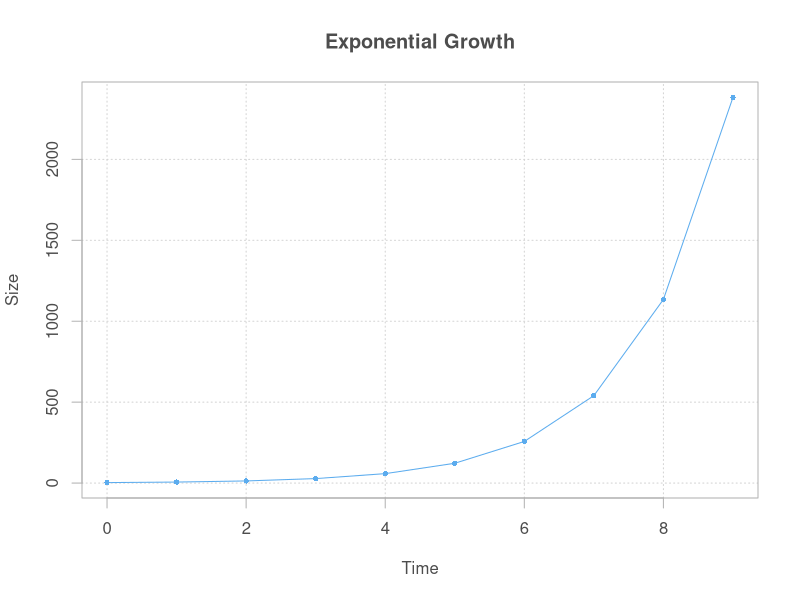
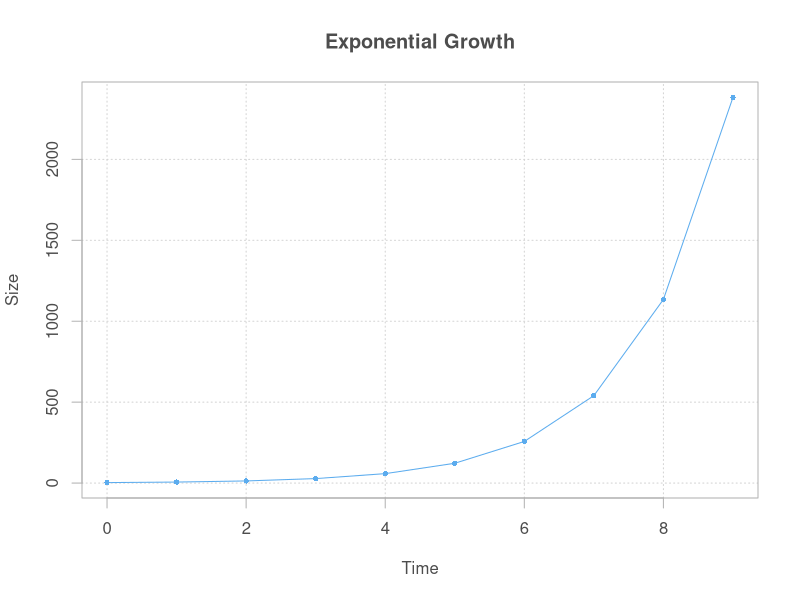
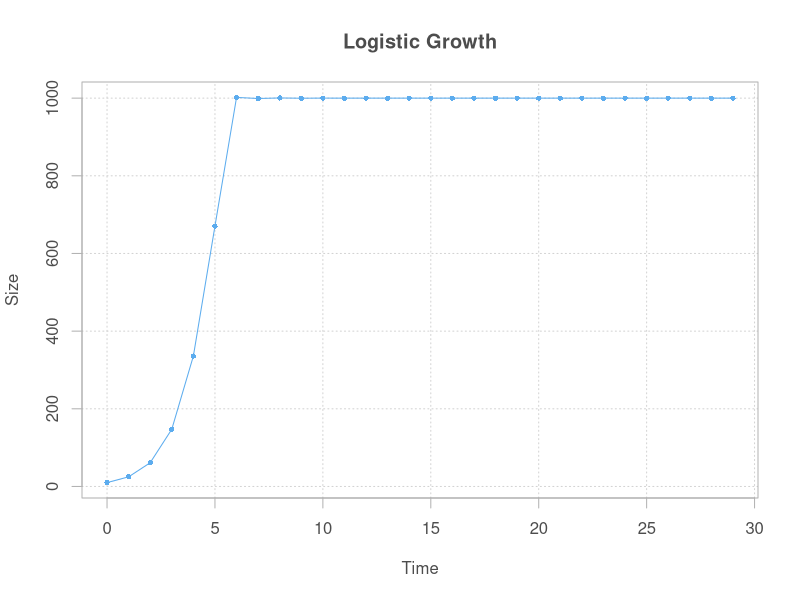
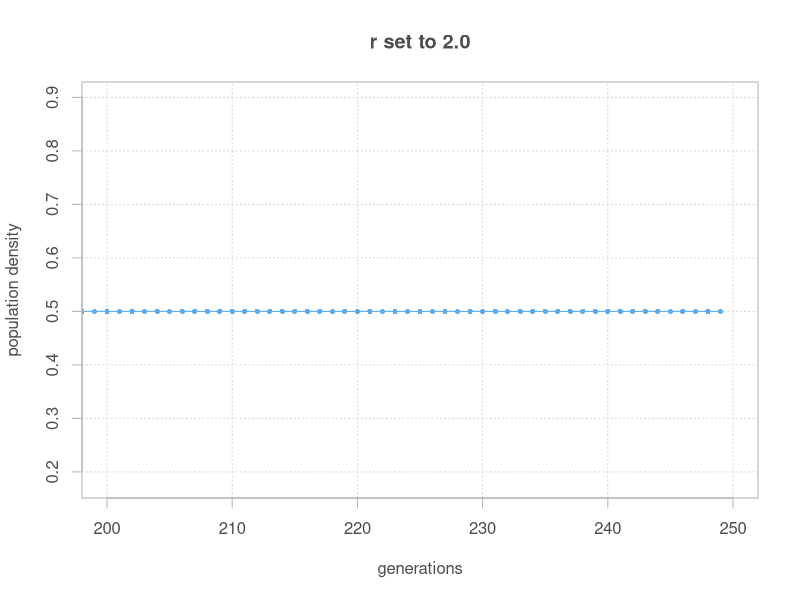
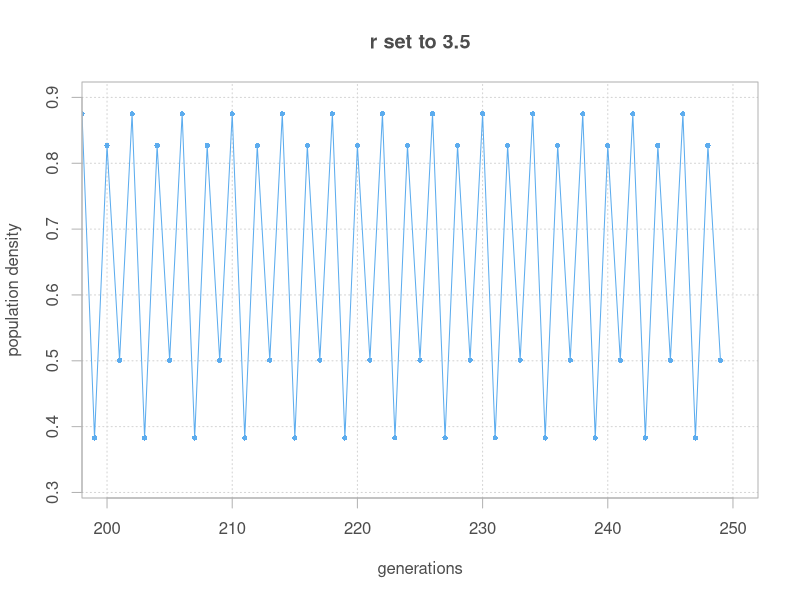
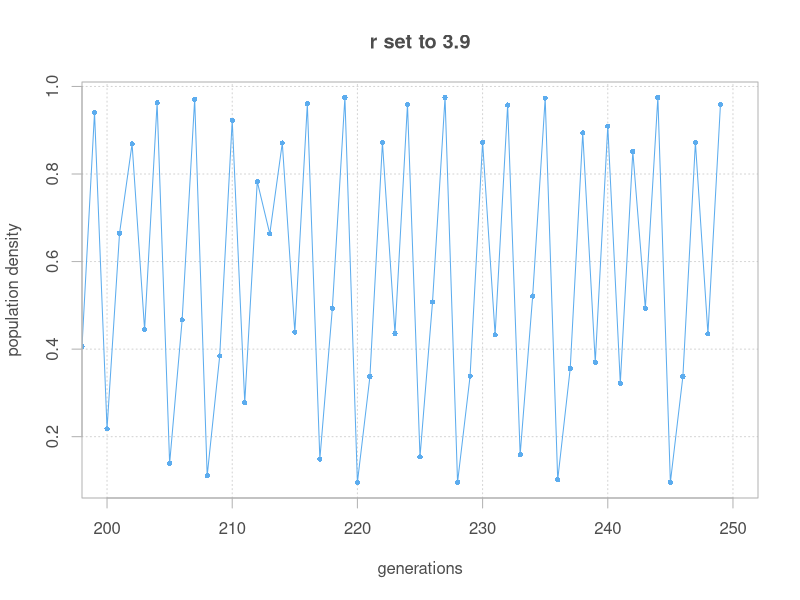
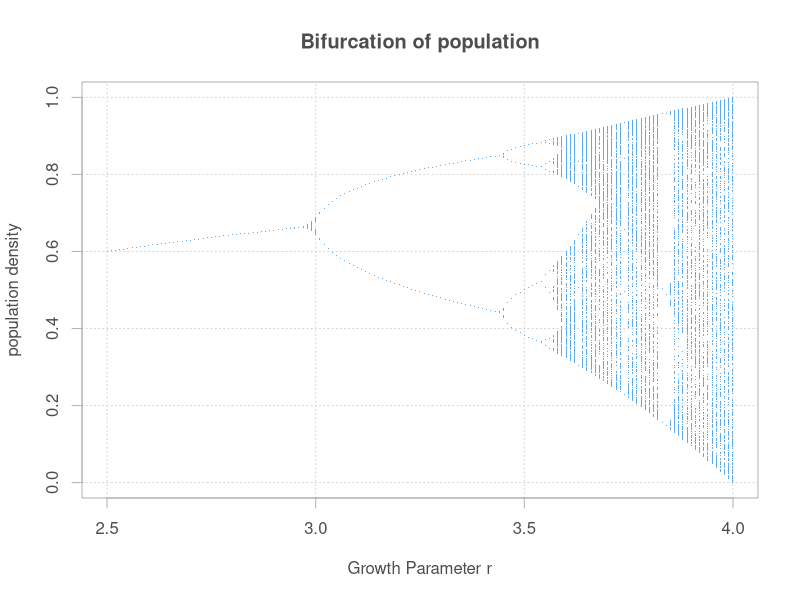

Generate these figures, in order, with R:
## ---- chunk 1
PopGrowth <- function(lambda, N0, generations) {
  N <- c(N0, numeric(generations - 1))
  for (t in 1:(generations - 1)) {
    N[t + 1] <- lambda * N[t]
  }
  return(N)
}
## ---- chunk 2
lambda      <-  2.1
N0          <-  3.0
generations <- 10.0

Output <- PopGrowth(lambda, N0, generations)
Output
## ---- chunk 3
plot(0:(generations - 1), Output, type='o', xlab="Time", ylab="Size",
     main="Exponential Growth", pch=16, cex=0.7, fg="grey70", col="steelblue2",
     col.axis="grey30", col.lab="grey30", col.main="grey30", panel.first=grid())
## ---- chunk 4
lambda <- 2.1
t      <- 0:9
N0     <- 3
Nt     <- (lambda^t) * N0
Nt
## ---- chunk 5
plot(t, Nt, type='o', xlab="Time", ylab="Size", main="Exponential Growth",
     pch=16, cex=0.7, fg="grey70", col="steelblue2", col.axis="grey30",
     col.lab="grey30", col.main="grey30", panel.first=grid())
## ---- chunk 6
dlogistic <- function(K, r, N0, generations) {
  N <- c(N0, numeric(generations -1))
  for (t in 1:(generations-1)) {
    N[t + 1] <- N[t] + r * N[t] * (1 - (N[t]/K))
  }
  return(N)
}
## ---- chunk 7
K           <- 1000.0
r           <-    1.5
N0          <-   10.0
generations <-   30.0
Output <- dlogistic(K, r, N0, generations)
Output
## ---- chunk 8
plot(0:(generations - 1), Output, type='o', xlab="Time", ylab="Size", main="Logistic Growth",
     pch=16, cex=0.7, fg="grey70", col="steelblue2", col.axis="grey30", col.lab="grey30",
     col.main="grey30", panel.first=grid())
## ---- chunk 9
canlogistic <- function(r, X0, generations) {
  X <- c(X0, numeric(generations - 1))
  for (t in 1:(generations - 1)) {
    X[t + 1] <- r * X[t] * (1 - X[t])
  }
  return(X)
}
## ---- chunk 10
generations <- 250
Xt.1 <- canlogistic(r = 2.0, X0 = 0.9, generations)
Xt.2 <- canlogistic(r = 3.5, X0 = 0.9, generations)
Xt.3 <- canlogistic(r = 3.9, X0 = 0.9, generations)
## ---- chunk 11
plot(0:(generations - 1), Xt.1, type='o', xlim=c(200,250), xlab="generations",
     ylab="population density", main="r set to 2.0", pch=16, cex=0.7, fg="grey70",
     col="steelblue2", col.axis="grey30", col.lab="grey30", col.main="grey30",
     panel.first=grid())
## ---- chunk 12
plot(0:(generations - 1), Xt.2, type='o', xlim=c(200,250), xlab="generations",
     ylab="population density", main="r set to 3.5", pch=16, cex=0.7, fg="grey70",
     col="steelblue2", col.axis="grey30", col.lab="grey30", col.main="grey30",
     panel.first=grid())
## ---- chunk 13
plot(0:(generations - 1), Xt.3, type = 'o', xlim=c(200,250), xlab="generations",
     ylab="population density", main="r set to 3.9", pch=16, cex=0.7, fg="grey70",
     col="steelblue2", col.axis="grey30", col.lab="grey30", col.main="grey30",
     panel.first=grid())
## ---- chunk 14
minr        <- 2.5
maxr        <- 4.0
inc         <- 0.01
rd          <- seq(minr, maxr, inc)
ttransients <- 100
trange      <- 400

plot(c(minr, maxr), c(0,1), type="n", pch=".", xlab="Growth Parameter r",
  ylab="population density", main="Bifurcation of population", fg="grey70",
  col="steelblue2", col.axis="grey30", col.lab="grey30", col.main="grey30",
  panel.first=grid())

for(r in rd) {
  x <- 0.1
  for(i in 1:ttransients) {
    x <- r * x * (1 - x)
  }
  for(i in 1:trange) {
    x <- r * x * (1 - x)
    points(r, x, pch =".", col="steelblue2")
  }
}
